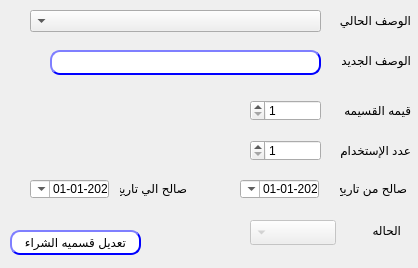
<?xml version="1.0" encoding="UTF-8"?>
<ui version="4.0">
 <class>CustomerGP</class>
 <widget class="QDialog" name="CustomerGP">
  <property name="geometry">
   <rect>
    <x>0</x>
    <y>0</y>
    <width>418</width>
    <height>268</height>
   </rect>
  </property>
  <property name="windowTitle">
   <string>تعديل قسيمه شراء  عروض</string>
  </property>
  <property name="layoutDirection">
   <enum>Qt::RightToLeft</enum>
  </property>
  <widget class="QLabel" name="desc">
   <property name="geometry">
    <rect>
     <x>330</x>
     <y>10</y>
     <width>81</width>
     <height>20</height>
    </rect>
   </property>
   <property name="text">
    <string>الوصف الحالي</string>
   </property>
  </widget>
  <widget class="QPushButton" name="BTN_modifyVoucher">
   <property name="geometry">
    <rect>
     <x>10</x>
     <y>230</y>
     <width>131</width>
     <height>25</height>
    </rect>
   </property>
   <property name="layoutDirection">
    <enum>Qt::RightToLeft</enum>
   </property>
   <property name="styleSheet">
    <string notr="true">QPushButton{
                                        background-color: white;
                                        border-style: outset;
                                        border-width: 2px;
                                        border-radius: 10px;
                                        border-color: blue;
                                        min-width: 6em;
                                        }
                                        QPushButton:hover {
                                        background: qradialgradient(
                                        cx: 0.3, cy: -0.4, fx: 0.3, fy: -0.4,
                                        radius: 1.35, stop: 0 #fff, stop: 1 #bbb
                                        );
                                        }
                                        QPushButton:pressed {
                                        border-style: inset;
                                        background: qradialgradient(
                                        cx: 0.4, cy: -0.1, fx: 0.4, fy: -0.1,
                                        radius: 1.35, stop: 0 #fff, stop: 1 #ddd
                                        );
                                        }
                                    </string>
   </property>
   <property name="text">
    <string>تعديل قسميه الشراء</string>
   </property>
  </widget>
  <widget class="QLineEdit" name="LE_desc">
   <property name="geometry">
    <rect>
     <x>50</x>
     <y>50</y>
     <width>271</width>
     <height>25</height>
    </rect>
   </property>
   <property name="styleSheet">
    <string notr="true">QLineEdit{
                                        background-color: white;
                                        border-style: outset;
                                        border-width: 2px;
                                        border-radius: 10px;
                                        border-color: blue;
                                        min-width: 6em;
                                        }
                                        QLineEdit:hover {
                                        background: qradialgradient(
                                        cx: 0.3, cy: -0.4, fx: 0.3, fy: -0.4,
                                        radius: 1.35, stop: 0 #fff, stop: 1 #bbb
                                        );
                                        }
                                       QLineEdit:pressed {
                                        border-style: inset;
                                        background: qradialgradient(
                                        cx: 0.4, cy: -0.1, fx: 0.4, fy: -0.1,
                                        radius: 1.35, stop: 0 #fff, stop: 1 #ddd
                                        );
                                        }
                                    </string>
   </property>
  </widget>
  <widget class="QLabel" name="desc_3">
   <property name="geometry">
    <rect>
     <x>340</x>
     <y>180</y>
     <width>67</width>
     <height>17</height>
    </rect>
   </property>
   <property name="layoutDirection">
    <enum>Qt::RightToLeft</enum>
   </property>
   <property name="text">
    <string>صالح من تاريخ</string>
   </property>
  </widget>
  <widget class="QLabel" name="desc_4">
   <property name="geometry">
    <rect>
     <x>120</x>
     <y>180</y>
     <width>67</width>
     <height>17</height>
    </rect>
   </property>
   <property name="layoutDirection">
    <enum>Qt::RightToLeft</enum>
   </property>
   <property name="text">
    <string>صالح الي تاريخ</string>
   </property>
  </widget>
  <widget class="QDateTimeEdit" name="Qdate_to">
   <property name="geometry">
    <rect>
     <x>30</x>
     <y>180</y>
     <width>79</width>
     <height>18</height>
    </rect>
   </property>
   <property name="layoutDirection">
    <enum>Qt::RightToLeft</enum>
   </property>
   <property name="minimumDateTime">
    <datetime>
     <hour>0</hour>
     <minute>0</minute>
     <second>0</second>
     <year>2020</year>
     <month>1</month>
     <day>1</day>
    </datetime>
   </property>
   <property name="displayFormat">
    <string>yyyy-MM-dd</string>
   </property>
   <property name="calendarPopup">
    <bool>true</bool>
   </property>
  </widget>
  <widget class="QDateTimeEdit" name="Qdate_from">
   <property name="geometry">
    <rect>
     <x>240</x>
     <y>180</y>
     <width>79</width>
     <height>18</height>
    </rect>
   </property>
   <property name="layoutDirection">
    <enum>Qt::RightToLeft</enum>
   </property>
   <property name="minimumDateTime">
    <datetime>
     <hour>0</hour>
     <minute>0</minute>
     <second>0</second>
     <year>2020</year>
     <month>1</month>
     <day>1</day>
    </datetime>
   </property>
   <property name="displayFormat">
    <string>yyyy-MM-dd</string>
   </property>
   <property name="calendarPopup">
    <bool>true</bool>
   </property>
  </widget>
  <widget class="QDoubleSpinBox" name="LE_maxCount">
   <property name="geometry">
    <rect>
     <x>250</x>
     <y>140</y>
     <width>71</width>
     <height>21</height>
    </rect>
   </property>
   <property name="styleSheet">
    <string notr="true"/>
   </property>
   <property name="decimals">
    <number>0</number>
   </property>
   <property name="minimum">
    <double>1.000000000000000</double>
   </property>
   <property name="maximum">
    <double>99997.000000000000000</double>
   </property>
   <property name="value">
    <double>1.000000000000000</double>
   </property>
  </widget>
  <widget class="QLabel" name="label_num">
   <property name="geometry">
    <rect>
     <x>250</x>
     <y>220</y>
     <width>47</width>
     <height>21</height>
    </rect>
   </property>
   <property name="text">
    <string/>
   </property>
  </widget>
  <widget class="QLabel" name="label">
   <property name="geometry">
    <rect>
     <x>320</x>
     <y>140</y>
     <width>91</width>
     <height>21</height>
    </rect>
   </property>
   <property name="text">
    <string>عدد الإستخدام</string>
   </property>
  </widget>
  <widget class="QLabel" name="desc_11">
   <property name="geometry">
    <rect>
     <x>330</x>
     <y>100</y>
     <width>81</width>
     <height>21</height>
    </rect>
   </property>
   <property name="layoutDirection">
    <enum>Qt::RightToLeft</enum>
   </property>
   <property name="text">
    <string>قيمه القسيمه</string>
   </property>
  </widget>
  <widget class="QComboBox" name="CMB_PromVoucherStatus">
   <property name="enabled">
    <bool>false</bool>
   </property>
   <property name="geometry">
    <rect>
     <x>250</x>
     <y>220</y>
     <width>86</width>
     <height>25</height>
    </rect>
   </property>
  </widget>
  <widget class="QLabel" name="label_2">
   <property name="geometry">
    <rect>
     <x>360</x>
     <y>220</y>
     <width>41</width>
     <height>20</height>
    </rect>
   </property>
   <property name="layoutDirection">
    <enum>Qt::RightToLeft</enum>
   </property>
   <property name="text">
    <string>الحاله</string>
   </property>
  </widget>
  <widget class="QComboBox" name="CMB_PromVoucher">
   <property name="geometry">
    <rect>
     <x>30</x>
     <y>10</y>
     <width>291</width>
     <height>22</height>
    </rect>
   </property>
   <property name="editable">
    <bool>false</bool>
   </property>
  </widget>
  <widget class="QLabel" name="desc_2">
   <property name="geometry">
    <rect>
     <x>330</x>
     <y>50</y>
     <width>81</width>
     <height>21</height>
    </rect>
   </property>
   <property name="text">
    <string>الوصف الجديد</string>
   </property>
  </widget>
  <widget class="QDoubleSpinBox" name="LE_value">
   <property name="enabled">
    <bool>true</bool>
   </property>
   <property name="geometry">
    <rect>
     <x>250</x>
     <y>100</y>
     <width>71</width>
     <height>21</height>
    </rect>
   </property>
   <property name="styleSheet">
    <string notr="true"/>
   </property>
   <property name="decimals">
    <number>0</number>
   </property>
   <property name="minimum">
    <double>1.000000000000000</double>
   </property>
   <property name="maximum">
    <double>99997.000000000000000</double>
   </property>
   <property name="value">
    <double>1.000000000000000</double>
   </property>
  </widget>
 </widget>
 <resources/>
 <connections/>
</ui>
